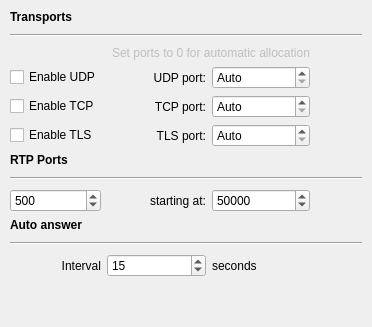
          <widget class="QWidget" name="sip_and_rtp_tab">
           <attribute name="title">
            <string>SIP and RTP</string>
           </attribute>
           <layout class="QGridLayout" name="gridLayout">
            <property name="leftMargin">
             <number>10</number>
            </property>
            <property name="topMargin">
             <number>10</number>
            </property>
            <property name="rightMargin">
             <number>10</number>
            </property>
            <property name="bottomMargin">
             <number>10</number>
            </property>
            <item row="4" column="0">
             <widget class="QCheckBox" name="enable_udp_button">
              <property name="enabled">
               <bool>true</bool>
              </property>
              <property name="font">
               <font>
                <kerning>true</kerning>
               </font>
              </property>
              <property name="text">
               <string>Enable UDP</string>
              </property>
             </widget>
            </item>
            <item row="1" column="0" colspan="5">
             <widget class="Line" name="line_7">
              <property name="minimumSize">
               <size>
                <width>0</width>
                <height>10</height>
               </size>
              </property>
              <property name="orientation">
               <enum>Qt::Horizontal</enum>
              </property>
             </widget>
            </item>
            <item row="0" column="0">
             <widget class="QLabel" name="transports_label">
              <property name="font">
               <font>
                <weight>75</weight>
                <bold>true</bold>
                <kerning>true</kerning>
               </font>
              </property>
              <property name="text">
               <string>Transports</string>
              </property>
              <property name="alignment">
               <set>Qt::AlignLeading|Qt::AlignLeft|Qt::AlignVCenter</set>
              </property>
             </widget>
            </item>
            <item row="10" column="2">
             <widget class="QSpinBox" name="media_ports_start">
              <property name="minimum">
               <number>10000</number>
              </property>
              <property name="maximum">
               <number>65000</number>
              </property>
              <property name="singleStep">
               <number>1000</number>
              </property>
              <property name="value">
               <number>50000</number>
              </property>
             </widget>
            </item>
            <item row="6" column="2">
             <widget class="SIPPortEditor" name="tls_port">
              <property name="specialValueText">
               <string>Auto</string>
              </property>
              <property name="maximum">
               <number>65535</number>
              </property>
             </widget>
            </item>
            <item row="4" column="1">
             <widget class="QLabel" name="udp_port_label">
              <property name="text">
               <string>UDP port:</string>
              </property>
              <property name="alignment">
               <set>Qt::AlignRight|Qt::AlignTrailing|Qt::AlignVCenter</set>
              </property>
             </widget>
            </item>
            <item row="4" column="4">
             <spacer name="horizontalSpacer">
              <property name="orientation">
               <enum>Qt::Horizontal</enum>
              </property>
              <property name="sizeHint" stdset="0">
               <size>
                <width>40</width>
                <height>20</height>
               </size>
              </property>
             </spacer>
            </item>
            <item row="6" column="1">
             <widget class="QLabel" name="tls_port_label">
              <property name="sizePolicy">
               <sizepolicy hsizetype="Minimum" vsizetype="Preferred">
                <horstretch>0</horstretch>
                <verstretch>0</verstretch>
               </sizepolicy>
              </property>
              <property name="text">
               <string>TLS port:</string>
              </property>
              <property name="alignment">
               <set>Qt::AlignRight|Qt::AlignTrailing|Qt::AlignVCenter</set>
              </property>
             </widget>
            </item>
            <item row="5" column="2">
             <widget class="SIPPortEditor" name="tcp_port">
              <property name="specialValueText">
               <string>Auto</string>
              </property>
              <property name="maximum">
               <number>65535</number>
              </property>
             </widget>
            </item>
            <item row="17" column="2">
             <spacer name="verticalSpacer_2">
              <property name="orientation">
               <enum>Qt::Vertical</enum>
              </property>
              <property name="sizeHint" stdset="0">
               <size>
                <width>20</width>
                <height>40</height>
               </size>
              </property>
             </spacer>
            </item>
            <item row="12" column="0">
             <widget class="QLabel" name="label_2">
              <property name="font">
               <font>
                <weight>75</weight>
                <bold>true</bold>
               </font>
              </property>
              <property name="text">
               <string>Auto answer</string>
              </property>
             </widget>
            </item>
            <item row="16" column="1">
             <widget class="QSpinBox" name="auto_answer_interval">
              <property name="value">
               <number>15</number>
              </property>
             </widget>
            </item>
            <item row="16" column="2">
             <widget class="QLabel" name="label_3">
              <property name="text">
               <string>seconds</string>
              </property>
             </widget>
            </item>
            <item row="4" column="2">
             <widget class="SIPPortEditor" name="udp_port">
              <property name="specialValueText">
               <string>Auto</string>
              </property>
              <property name="maximum">
               <number>65535</number>
              </property>
             </widget>
            </item>
            <item row="5" column="1">
             <widget class="QLabel" name="tcp_port_label">
              <property name="sizePolicy">
               <sizepolicy hsizetype="Minimum" vsizetype="Preferred">
                <horstretch>0</horstretch>
                <verstretch>0</verstretch>
               </sizepolicy>
              </property>
              <property name="text">
               <string>TCP port:</string>
              </property>
              <property name="alignment">
               <set>Qt::AlignRight|Qt::AlignTrailing|Qt::AlignVCenter</set>
              </property>
             </widget>
            </item>
            <item row="13" column="0" colspan="5">
             <widget class="Line" name="line_13">
              <property name="enabled">
               <bool>true</bool>
              </property>
              <property name="minimumSize">
               <size>
                <width>0</width>
                <height>10</height>
               </size>
              </property>
              <property name="autoFillBackground">
               <bool>false</bool>
              </property>
              <property name="orientation">
               <enum>Qt::Horizontal</enum>
              </property>
             </widget>
            </item>
            <item row="10" column="0">
             <widget class="QSpinBox" name="media_ports">
              <property name="correctionMode">
               <enum>QAbstractSpinBox::CorrectToNearestValue</enum>
              </property>
              <property name="minimum">
               <number>10</number>
              </property>
              <property name="maximum">
               <number>10000</number>
              </property>
              <property name="singleStep">
               <number>10</number>
              </property>
              <property name="value">
               <number>500</number>
              </property>
             </widget>
            </item>
            <item row="10" column="1" alignment="Qt::AlignRight">
             <widget class="QLabel" name="starting_at_label">
              <property name="text">
               <string>starting at:</string>
              </property>
              <property name="alignment">
               <set>Qt::AlignLeading|Qt::AlignLeft|Qt::AlignVCenter</set>
              </property>
             </widget>
            </item>
            <item row="9" column="0" colspan="5">
             <widget class="Line" name="line_12">
              <property name="minimumSize">
               <size>
                <width>0</width>
                <height>10</height>
               </size>
              </property>
              <property name="orientation">
               <enum>Qt::Horizontal</enum>
              </property>
             </widget>
            </item>
            <item row="7" column="0">
             <widget class="QLabel" name="media_ports_label">
              <property name="font">
               <font>
                <weight>75</weight>
                <bold>true</bold>
               </font>
              </property>
              <property name="toolTip">
               <string>How many media ports to use and starting from what address</string>
              </property>
              <property name="text">
               <string>RTP Ports</string>
              </property>
              <property name="alignment">
               <set>Qt::AlignLeading|Qt::AlignLeft|Qt::AlignVCenter</set>
              </property>
             </widget>
            </item>
            <item row="5" column="0">
             <widget class="QCheckBox" name="enable_tcp_button">
              <property name="text">
               <string>Enable TCP</string>
              </property>
             </widget>
            </item>
            <item row="6" column="0">
             <widget class="QCheckBox" name="enable_tls_button">
              <property name="text">
               <string>Enable TLS</string>
              </property>
             </widget>
            </item>
            <item row="16" column="0">
             <widget class="QLabel" name="label_5">
              <property name="text">
               <string>Interval</string>
              </property>
              <property name="alignment">
               <set>Qt::AlignRight|Qt::AlignTrailing|Qt::AlignVCenter</set>
              </property>
             </widget>
            </item>
            <item row="2" column="1" colspan="2">
             <widget class="QLabel" name="port_note_label">
              <property name="enabled">
               <bool>false</bool>
              </property>
              <property name="sizePolicy">
               <sizepolicy hsizetype="Expanding" vsizetype="Preferred">
                <horstretch>0</horstretch>
                <verstretch>0</verstretch>
               </sizepolicy>
              </property>
              <property name="text">
               <string>Set ports to 0 for automatic allocation</string>
              </property>
              <property name="alignment">
               <set>Qt::AlignLeading|Qt::AlignLeft|Qt::AlignVCenter</set>
              </property>
              <property name="indent">
               <number>5</number>
              </property>
             </widget>
            </item>
           </layout>
          </widget>
